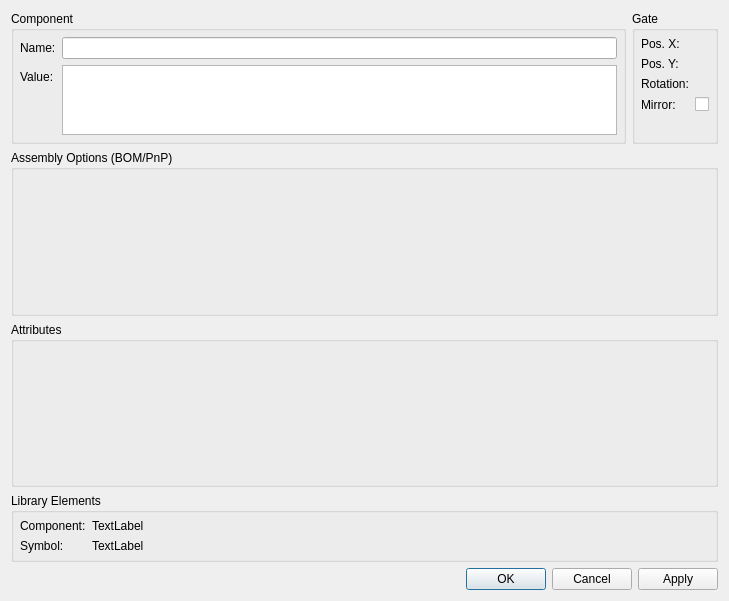
<?xml version="1.0" encoding="UTF-8"?>
<ui version="4.0">
 <class>librepcb::editor::SymbolInstancePropertiesDialog</class>
 <widget class="QDialog" name="librepcb::editor::SymbolInstancePropertiesDialog">
  <property name="geometry">
   <rect>
    <x>0</x>
    <y>0</y>
    <width>729</width>
    <height>601</height>
   </rect>
  </property>
  <property name="windowTitle">
   <string>Properties</string>
  </property>
  <layout class="QVBoxLayout" name="verticalLayout">
   <item>
    <layout class="QGridLayout" name="gridLayout">
     <item row="4" column="0" colspan="2">
      <widget class="QGroupBox" name="gbxCmpLib">
       <property name="sizePolicy">
        <sizepolicy hsizetype="Preferred" vsizetype="Preferred">
         <horstretch>0</horstretch>
         <verstretch>1</verstretch>
        </sizepolicy>
       </property>
       <property name="title">
        <string>Library Elements</string>
       </property>
       <layout class="QFormLayout" name="formLayout_3">
        <property name="fieldGrowthPolicy">
         <enum>QFormLayout::AllNonFixedFieldsGrow</enum>
        </property>
        <property name="formAlignment">
         <set>Qt::AlignLeading|Qt::AlignLeft|Qt::AlignTop</set>
        </property>
        <property name="leftMargin">
         <number>6</number>
        </property>
        <property name="topMargin">
         <number>6</number>
        </property>
        <property name="rightMargin">
         <number>6</number>
        </property>
        <property name="bottomMargin">
         <number>6</number>
        </property>
        <item row="0" column="0">
         <widget class="QLabel" name="label_10">
          <property name="sizePolicy">
           <sizepolicy hsizetype="Maximum" vsizetype="Preferred">
            <horstretch>0</horstretch>
            <verstretch>0</verstretch>
           </sizepolicy>
          </property>
          <property name="text">
           <string>Component:</string>
          </property>
         </widget>
        </item>
        <item row="0" column="1">
         <widget class="QLabel" name="lblCompLibName">
          <property name="sizePolicy">
           <sizepolicy hsizetype="Ignored" vsizetype="Preferred">
            <horstretch>0</horstretch>
            <verstretch>0</verstretch>
           </sizepolicy>
          </property>
          <property name="text">
           <string notr="true">TextLabel</string>
          </property>
          <property name="textFormat">
           <enum>Qt::RichText</enum>
          </property>
          <property name="textInteractionFlags">
           <set>Qt::LinksAccessibleByKeyboard|Qt::LinksAccessibleByMouse</set>
          </property>
         </widget>
        </item>
        <item row="1" column="0">
         <widget class="QLabel" name="label_17">
          <property name="sizePolicy">
           <sizepolicy hsizetype="Maximum" vsizetype="Preferred">
            <horstretch>0</horstretch>
            <verstretch>0</verstretch>
           </sizepolicy>
          </property>
          <property name="text">
           <string>Symbol:</string>
          </property>
         </widget>
        </item>
        <item row="1" column="1">
         <widget class="QLabel" name="lblSymbLibName">
          <property name="sizePolicy">
           <sizepolicy hsizetype="Ignored" vsizetype="Preferred">
            <horstretch>0</horstretch>
            <verstretch>0</verstretch>
           </sizepolicy>
          </property>
          <property name="text">
           <string notr="true">TextLabel</string>
          </property>
          <property name="textFormat">
           <enum>Qt::RichText</enum>
          </property>
          <property name="textInteractionFlags">
           <set>Qt::LinksAccessibleByKeyboard|Qt::LinksAccessibleByMouse</set>
          </property>
         </widget>
        </item>
       </layout>
      </widget>
     </item>
     <item row="2" column="0" colspan="2">
      <widget class="QGroupBox" name="gbxAttributes">
       <property name="sizePolicy">
        <sizepolicy hsizetype="Preferred" vsizetype="Preferred">
         <horstretch>0</horstretch>
         <verstretch>100</verstretch>
        </sizepolicy>
       </property>
       <property name="title">
        <string notr="true">Attributes</string>
       </property>
       <layout class="QVBoxLayout" name="attributesLayout">
        <property name="leftMargin">
         <number>0</number>
        </property>
        <property name="topMargin">
         <number>0</number>
        </property>
        <property name="rightMargin">
         <number>0</number>
        </property>
        <property name="bottomMargin">
         <number>0</number>
        </property>
        <item>
         <widget class="librepcb::editor::AttributeListEditorWidget" name="attributeListEditorWidget" native="true"/>
        </item>
       </layout>
      </widget>
     </item>
     <item row="0" column="1">
      <widget class="QGroupBox" name="gbxSymbInst">
       <property name="sizePolicy">
        <sizepolicy hsizetype="Maximum" vsizetype="Preferred">
         <horstretch>0</horstretch>
         <verstretch>0</verstretch>
        </sizepolicy>
       </property>
       <property name="title">
        <string notr="true">Gate</string>
       </property>
       <layout class="QFormLayout" name="formLayout_2">
        <property name="fieldGrowthPolicy">
         <enum>QFormLayout::AllNonFixedFieldsGrow</enum>
        </property>
        <property name="leftMargin">
         <number>6</number>
        </property>
        <property name="topMargin">
         <number>6</number>
        </property>
        <property name="rightMargin">
         <number>6</number>
        </property>
        <property name="bottomMargin">
         <number>6</number>
        </property>
        <item row="0" column="0">
         <widget class="QLabel" name="label_6">
          <property name="text">
           <string>Pos. X:</string>
          </property>
         </widget>
        </item>
        <item row="0" column="1">
         <widget class="librepcb::editor::LengthEdit" name="edtSymbInstPosX" native="true"/>
        </item>
        <item row="1" column="0">
         <widget class="QLabel" name="label_7">
          <property name="text">
           <string>Pos. Y:</string>
          </property>
         </widget>
        </item>
        <item row="1" column="1">
         <widget class="librepcb::editor::LengthEdit" name="edtSymbInstPosY" native="true"/>
        </item>
        <item row="2" column="0">
         <widget class="QLabel" name="label_8">
          <property name="text">
           <string>Rotation:</string>
          </property>
         </widget>
        </item>
        <item row="2" column="1">
         <widget class="librepcb::editor::AngleEdit" name="edtSymbInstRotation" native="true"/>
        </item>
        <item row="3" column="0">
         <widget class="QLabel" name="label_5">
          <property name="text">
           <string>Mirror:</string>
          </property>
         </widget>
        </item>
        <item row="3" column="1">
         <widget class="QCheckBox" name="cbxMirror">
          <property name="text">
           <string/>
          </property>
         </widget>
        </item>
       </layout>
      </widget>
     </item>
     <item row="0" column="0">
      <widget class="QGroupBox" name="gbxComponentInstance">
       <property name="sizePolicy">
        <sizepolicy hsizetype="Preferred" vsizetype="Preferred">
         <horstretch>0</horstretch>
         <verstretch>1</verstretch>
        </sizepolicy>
       </property>
       <property name="title">
        <string>Component</string>
       </property>
       <layout class="QFormLayout" name="formLayout">
        <property name="fieldGrowthPolicy">
         <enum>QFormLayout::AllNonFixedFieldsGrow</enum>
        </property>
        <property name="leftMargin">
         <number>6</number>
        </property>
        <property name="topMargin">
         <number>6</number>
        </property>
        <property name="rightMargin">
         <number>6</number>
        </property>
        <property name="bottomMargin">
         <number>6</number>
        </property>
        <item row="0" column="0">
         <widget class="QLabel" name="lblCmpName">
          <property name="text">
           <string>Name:</string>
          </property>
         </widget>
        </item>
        <item row="0" column="1">
         <widget class="QLineEdit" name="edtCompInstName"/>
        </item>
        <item row="1" column="0">
         <widget class="QLabel" name="label_4">
          <property name="text">
           <string>Value:</string>
          </property>
         </widget>
        </item>
        <item row="1" column="1">
         <widget class="QTextEdit" name="edtCompInstValue">
          <property name="sizePolicy">
           <sizepolicy hsizetype="Expanding" vsizetype="Maximum">
            <horstretch>0</horstretch>
            <verstretch>0</verstretch>
           </sizepolicy>
          </property>
          <property name="tabChangesFocus">
           <bool>true</bool>
          </property>
         </widget>
        </item>
       </layout>
      </widget>
     </item>
     <item row="1" column="0" colspan="2">
      <widget class="QGroupBox" name="gbxAssembly">
       <property name="sizePolicy">
        <sizepolicy hsizetype="Preferred" vsizetype="Preferred">
         <horstretch>0</horstretch>
         <verstretch>100</verstretch>
        </sizepolicy>
       </property>
       <property name="title">
        <string>Assembly Options (BOM/PnP)</string>
       </property>
       <layout class="QVBoxLayout" name="verticalLayout_2">
        <property name="leftMargin">
         <number>0</number>
        </property>
        <property name="topMargin">
         <number>0</number>
        </property>
        <property name="rightMargin">
         <number>0</number>
        </property>
        <property name="bottomMargin">
         <number>0</number>
        </property>
        <item>
         <widget class="librepcb::editor::ComponentAssemblyOptionListEditorWidget" name="assemblyOptionListEditorWidget" native="true"/>
        </item>
       </layout>
      </widget>
     </item>
    </layout>
   </item>
   <item>
    <widget class="QDialogButtonBox" name="buttonBox">
     <property name="orientation">
      <enum>Qt::Horizontal</enum>
     </property>
     <property name="standardButtons">
      <set>QDialogButtonBox::Apply|QDialogButtonBox::Cancel|QDialogButtonBox::Ok</set>
     </property>
    </widget>
   </item>
  </layout>
 </widget>
 <customwidgets>
  <customwidget>
   <class>librepcb::editor::AttributeListEditorWidget</class>
   <extends>QWidget</extends>
   <header location="global">librepcb/editor/widgets/attributelisteditorwidget.h</header>
   <container>1</container>
  </customwidget>
  <customwidget>
   <class>librepcb::editor::LengthEdit</class>
   <extends>QWidget</extends>
   <header location="global">librepcb/editor/widgets/lengthedit.h</header>
   <container>1</container>
  </customwidget>
  <customwidget>
   <class>librepcb::editor::AngleEdit</class>
   <extends>QWidget</extends>
   <header location="global">librepcb/editor/widgets/angleedit.h</header>
   <container>1</container>
  </customwidget>
  <customwidget>
   <class>librepcb::editor::ComponentAssemblyOptionListEditorWidget</class>
   <extends>QWidget</extends>
   <header location="global">librepcb/editor/project/componentassemblyoptionlisteditorwidget.h</header>
   <container>1</container>
  </customwidget>
 </customwidgets>
 <tabstops>
  <tabstop>edtCompInstName</tabstop>
  <tabstop>edtCompInstValue</tabstop>
  <tabstop>edtSymbInstPosX</tabstop>
  <tabstop>edtSymbInstPosY</tabstop>
  <tabstop>edtSymbInstRotation</tabstop>
  <tabstop>cbxMirror</tabstop>
  <tabstop>attributeListEditorWidget</tabstop>
 </tabstops>
 <resources/>
 <connections/>
</ui>
